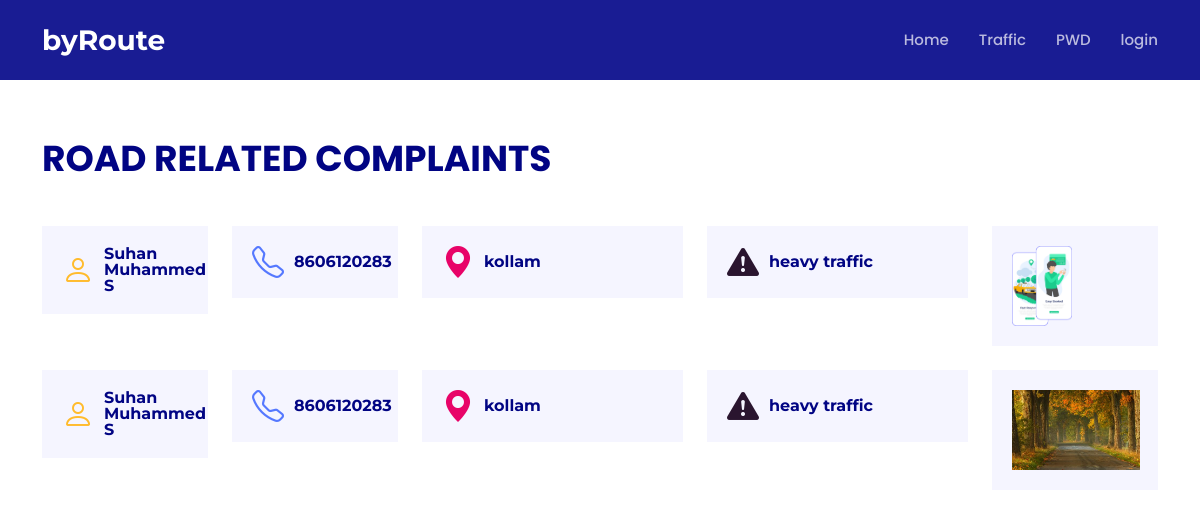
Screenshot of /roads with the database file from the repository.
### map/models.py (models this page shows)
class road(models.Model):
    name = models.CharField(max_length=150,null=False,blank=False)
    user=models.ForeignKey(User,on_delete=models.CASCADE)
    phone =models.IntegerField(null=False,blank=False)
    place = models.CharField(max_length=150,null=False,blank=False)
    issue = models.CharField(max_length=150,null=False,blank=False)
    image=models.ImageField(null=True)
    created_at = models.DateTimeField(auto_now_add=True)

### map/views.py (the view)
# urls.py: path('roads',views.roads,name='road'),
def roads(request):
    roadissues =road.objects.all()
    context = {'roadissues':roadissues}
    return render(request,'road.html',context)

### map/templates/road.html
{% extends 'layouts/base.html' %}
{% block content %}
{% include 'inc/nav.html' %}
<section id="features" class="features">
    <div class="container">
      <div class="section-title" data-aos="fade-up">
     <br><br>
        <p class="mt-4">Road related Complaints</p>
      </div>
       {% for i in roadissues%}
      <div class="row" data-aos="fade-left">
        <div class="col-lg-2 col-md-4">
          <div class="icon-box" data-aos="zoom-in" data-aos-delay="50">
            <i class="bi bi-person" style="color: #ffbb2c;"></i>
            <h3><a href="">{{i.name}}</a></h3>
          </div>
        </div>
        <div class="col-lg-2 col-md-4 mt-4 mt-md-0">
          <div class="icon-box" data-aos="zoom-in" data-aos-delay="100">
            <i class="bi bi-telephone" style="color: #5578ff;"></i>
            <h3><a href="">{{i.phone}}</a></h3>
          </div>
        </div>
        <div class="col-lg-3 col-md-4 mt-4 mt-md-0">
          <div class="icon-box" data-aos="zoom-in" data-aos-delay="150">
            <i class="bi bi-geo-alt-fill" style="color: #e80368;"></i>
            <h3><a href="">{{i.place}}</a></h3>
          </div>
        </div>
        <div class="col-lg-3 col-md-4 mt-4 mt-lg-0">
          <div class="icon-box" data-aos="zoom-in" data-aos-delay="200">
            <i class="bi bi-exclamation-triangle-fill" style="color: #2a152f;"></i>
            <h3><a href="">{{i.issue}}</a></h3>
          </div>
        </div>
        <div class="col-lg-2 col-md-4 mt-4 mt-md-0">
            <div class="icon-box" data-aos="zoom-in" data-aos-delay="150">
              <img src="{{i.image.url}}" height="80px" >
            </div>
          </div>
      </div>
      <br>
      {% endfor%}
    </div>
  </section>
{% endblock content %}

### map/static/assets/css/style.css (style rules this page uses)
body { font-family: "Open Sans", sans-serif; color: #444444; }
a { color: #1acc8d; text-decoration: none; }
h1, h2, h3, h4, h5, h6 { font-family: "Montserrat", sans-serif; }
section { padding: 60px 0; overflow: hidden; }
.section-title { padding-bottom: 40px; }
.section-title p { margin: 0; margin: 0; font-size: 36px; font-weight: 700; text-transform: uppercase; font-family: "Poppins", sans-serif; color: #010483; }
.features .icon-box { display: flex; align-items: center; padding: 20px; background: #f5f5ff; transition: ease-in-out 0.3s; }
.features .icon-box i { font-size: 32px; padding-right: 10px; line-height: 1; }
.features .icon-box h3 { font-weight: 700; margin: 0; padding: 0; line-height: 1; font-size: 16px; }
.features .icon-box h3 a { color: #010483; transition: ease-in-out 0.3s; }

### rows the page displays
road: name "Suhan Muhammed S", phone "8606120283", place "kollam", issue "heavy traffic", image (picture)
road: name "Suhan Muhammed S", phone "8606120283", place "kollam", issue "heavy traffic", image (picture)
